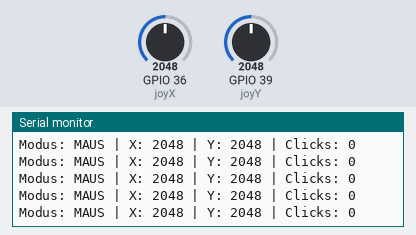
The sketch below on a simulated ESP32. Shown: the last lines printed to the serial monitor. Inputs (shaded band) come from the test bench; at power-on: GPIO 39 (joyY) = 2048, GPIO 36 (joyX) = 2048. USB keyboard and mouse output is not drawn.

Above: at 1.2 s.
1.3 s: GPIO 39 (joyY) set to 4040
At 2.2 s:
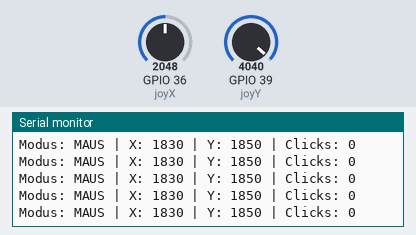
3.3 s: GPIO 39 (joyY) set to 3960
At 3.8 s:
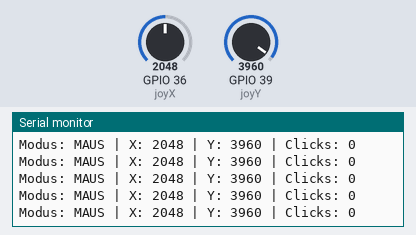
4.8 s: GPIO 36 (joyX) set to 2866
At 5.3 s:
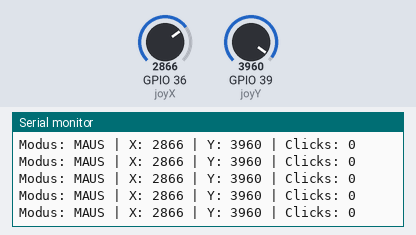
6.3 s: GPIO 36 (joyX) set to 3603
At 7.0 s:
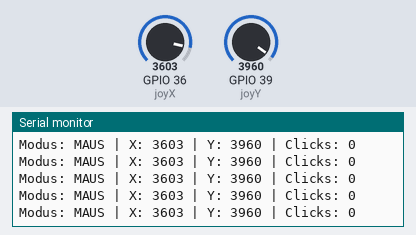
Timing chart, 0 to 8.8 s (numbered marks = the images above; inputs shaded):
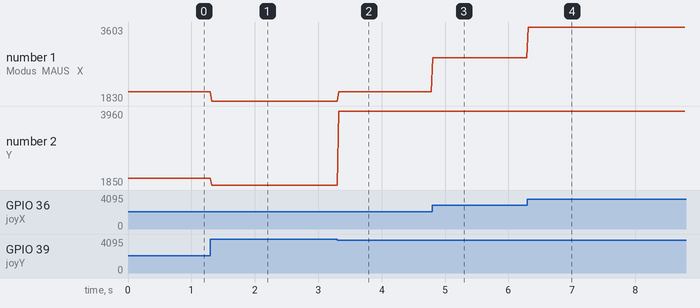

The sketch:

ESP32-Joystick-Mouse.ino
```cpp
#include <BleMouse.h>

//Doppel button: Scroll Modus (Nochmal drücken um umzukehren)
//Langer Button press: Rechte Maus Taste

// Joystick Pins
const int joyX = 36;
const int joyY = 39;

BleMouse bleMouse;

// Neutralwerte
const int X_NEUTRAL = 1830;
const int Y_NEUTRAL = 1850;
const int DEADZONE = 50;

const float speedFactor = 0.01;

// Button-Timing
unsigned long buttonPressStart = 0;
bool buttonWasPressed = false;
bool clickHandled = false;
const unsigned long LONG_PRESS_TIME = 500;

// Doppelklick-Erkennung
int clickCount = 0;
unsigned long lastClickTime = 0;
const unsigned long DOUBLE_CLICK_TIME = 400; // ms zwischen Klicks

// Modus
bool scrollMode = false;

// Scroll-Geschwindigkeit
const float scrollFactor = 0.002;
float scrollAccumulator = 0;

void setup() {
  Serial.begin(115200);
  bleMouse.begin();
  Serial.println("BLE Mouse ready!");
}

void loop() {
  if (bleMouse.isConnected()) {
    int xVal = analogRead(joyX);
    int yVal = analogRead(joyY);

    bool buttonPressed = false;

    // Button-Erkennung
    if (yVal > 4000) {
      buttonPressed = true;
      xVal = X_NEUTRAL;
      yVal = Y_NEUTRAL;
    }
    if (xVal >= 4095) {
      buttonPressed = true;
      xVal = X_NEUTRAL;
    }

    // --- Button-Logik ---
    if (buttonPressed && !buttonWasPressed) {
      // Flanke: gerade gedrückt
      buttonPressStart = millis();
      clickHandled = false;
    }
    else if (buttonPressed && buttonWasPressed) {
      // Gehalten → Rechtsklick (nur im normalen Modus sinnvoll)
      if (!clickHandled && !scrollMode &&
          (millis() - buttonPressStart >= LONG_PRESS_TIME)) {
        bleMouse.click(MOUSE_RIGHT);
        clickHandled = true;
        Serial.println("RECHTSKLICK");
      }
    }
    else if (!buttonPressed && buttonWasPressed) {
      // Losgelassen
      unsigned long pressDuration = millis() - buttonPressStart;

      if (!clickHandled) {
        // Nur kurze Drücke zählen für Doppelklick-Erkennung
        if (pressDuration < LONG_PRESS_TIME) {
          unsigned long now = millis();

          if ((now - lastClickTime) < DOUBLE_CLICK_TIME) {
            clickCount++;
          } else {
            clickCount = 1;
          }
          lastClickTime = now;

          // Doppelklick erkannt → Modus wechseln
          if (clickCount >= 2) {
            clickCount = 0;
            scrollMode = !scrollMode;
            scrollAccumulator = 0;

            if (scrollMode) {
              Serial.println("MODUS: Scroll");
            } else {
              Serial.println("MODUS: Maus");
            }

            clickHandled = true; // Kein Linksklick auslösen
          }
        }
      }

      // Verzögerter Linksklick: nur wenn kein Doppelklick kam
      // (wird unten nach dem Timeout ausgelöst)
    }

    buttonWasPressed = buttonPressed;

    // Verzögerter Einzelklick (Linksklick) nach Doppelklick-Timeout
    if (clickCount == 1 && !scrollMode &&
        (millis() - lastClickTime) > DOUBLE_CLICK_TIME) {
      bleMouse.click(MOUSE_LEFT);
      Serial.println("LINKSKLICK");
      clickCount = 0;
    }

    // --- Joystick-Offset ---
    int xOffset = xVal - X_NEUTRAL;
    int yOffset = yVal - Y_NEUTRAL;

    if (abs(xOffset) < DEADZONE) xOffset = 0;
    if (abs(yOffset) < DEADZONE) yOffset = 0;

    // --- Modus: Scrollen oder Bewegen ---
    if (scrollMode) {
      // Y-Achse → vertikales Scrollen
      // X-Achse → horizontales Scrollen
      scrollAccumulator += -yOffset * scrollFactor;

      int scrollStep = (int)scrollAccumulator;
      if (scrollStep != 0) {
        int hScroll = (int)(-xOffset * scrollFactor);
        bleMouse.move(0, 0, scrollStep, hScroll);
        scrollAccumulator -= scrollStep;
      }
    } else {
      int xMove = -xOffset * speedFactor;
      int yMove = -yOffset * speedFactor;
      bleMouse.move(xMove, yMove);
    }

    // Debug
    Serial.print("Modus: "); Serial.print(scrollMode ? "SCROLL" : "MAUS");
    Serial.print(" | X: "); Serial.print(xVal);
    Serial.print(" | Y: "); Serial.print(yVal);
    Serial.print(" | Clicks: "); Serial.println(clickCount);
  }

  delay(20);
}
```

Measured:
- after the input at 1.3 s, the serial monitor: prints a new line at once (image 1)
- after the input at 3.3 s, the serial monitor: prints a new line at once (image 2)
- after the input at 4.8 s, the serial monitor: prints a new line at once (image 3)
- after the input at 6.3 s, the serial monitor: prints a new line at once (image 4)
- plotted number 1: 2048 → 1830 after the input at 1.3 s, 2048 → 2866 after the input at 4.8 s, 2866 → 3603 after the input at 6.3 s
- plotted number 2: 2048 → 1850 after the input at 1.3 s, 1850 → 3960 after the input at 3.3 s
